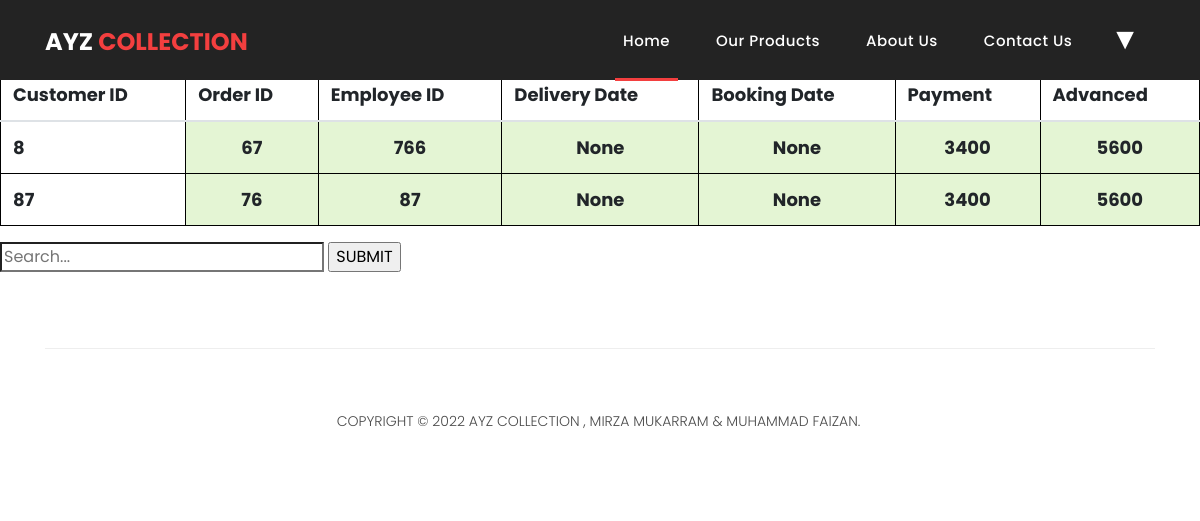
The app's page /Show_orders with its own data.
### database_design.py (models this page shows)
class Order(db.Model):
    __Tablename__ = 'Order'
    cus_id = db.Column(db.Integer, db.ForeignKey(Customer.cus_id), nullable=False)
    order_id = db.Column(db.Integer, primary_key=True, autoincrement=True, nullable=False)
    emp_id = db.Column(db.Integer)
    delivery_date = db.Column(db.String(15))
    booking_date = db.Column(db.String(15))
    advanced = db.Column(db.Integer)
    payment = db.Column(db.Integer)
    def json(self):
        return {'cus_id': self.cus_id,
                'order_id': self.order_id,
                'emp_id': self.emp_id,
                'delivery_date': self.delivery_date,
                'booking_date': self.booking_date,
                'advanced': self.advanced,
                'payment': self.payment}

### test.py (the view)
@app.route("/Show_orders", methods=['GET', 'POST', 'DELETE'])
def show_order_entries():
    result = get_all_orders()
    return render_template('Order_show.html', books=result)

### database_design.py (called while the page is built)
def get_all_orders():
    return [Order.json(order) for order in Order.query.all()]

### templates/Order_show.html (shortened to what this page needs)
<html lang="en">
<head>
</head>
<body>
</body>
</html>
<!DOCTYPE html>
<html lang="en">
<head>
    <link href="static/css/bootstrap.min.css" rel="stylesheet">
    <link rel="stylesheet" href="static/css/fontawesome.css">
    <link rel="stylesheet" href="static/css/templatemo-sixteen.css">
    <link rel="stylesheet" href="static/css/owl.css">
</head>
<body>
<header class="">
    <nav class="navbar navbar-expand-lg">
        <div class="container">
            <a class="navbar-brand" href="{{url_for('login')}}"><h2>AYZ <em>COLLECTION</em></h2></a>
            <div class="collapse navbar-collapse" id="navbarResponsive">
                <ul class="navbar-nav ml-auto">
                    <li class="nav-item active">
                        <a class="nav-link" href="{{url_for('home')}}">Home
                        </a>
                    </li>
                    <li class="nav-item">
                        <a class="nav-link" href="{{url_for('product')}}">Our Products</a>
                    </li>
                    <li class="nav-item">
                        <a class="nav-link" href="{{url_for('about')}}">About Us</a>
                    </li>
                    <li class="nav-item">
                        <a class="nav-link" href="{{url_for('contact')}}">Contact Us</a>
                    </li>
                    <li class="nav-item">
                        <div class="dropdown">
                            <span class="dropbtn">&#9660</span>
                        </div>
                    </li>
                </ul>
            </div>
        </div>
    </nav>
</header>
<section>
    <h1>Suit Sizes</h1>
    <table id='table'>
        <table class="table">
            <thead>
            <tr>
                <th scope="col">Customer ID</th>
                <th scope="col">Order ID</th>
                <th scope="col">Employee ID</th>
                <th scope="col">Delivery Date</th>
                <th scope="col">Booking Date</th>
                <th scope="col">Payment</th>
                <th scope="col">Advanced</th>
            </tr>
            </thead>
            {% for book in books %}
            <tr>
                <th scope="row">{{book.cus_id}}</th>
                <td>{{book.order_id}}
                </td>
                <td>{{book.emp_id}}
                </td>
                <td>{{book.delivery_date}}
                </td>
                <td>{{book.booking_date}}
                </td>
                <td>{{book.advanced}}
                </td>
                <td>{{book.payment}}
                </td>
            </tr>
            {% endfor %}
        </table>
</section>
<form action="/form2" method="POST">
  <input type="search" id="query" name="q"
   placeholder="Search..."
   aria-label="Search through site content">
  <input type="submit" onclick="validateForm()" value="SUBMIT" name="submit1"/>
</form>
<footer>
    <div class="container">
        <div class="row">
            <div class="col-md-12">
                <div class="inner-content">
                    <p>Copyright &copy; 2022 AYZ COLLECTION , MIRZA MUKARRAM & MUHAMMAD FAIZAN.
                           </p>
                </div>
            </div>
        </div>
    </div>
</footer>
</body>
</html>

### static/css/templatemo-sixteen.css (style rules this page uses)
body { font-family: 'Poppins', sans-serif; overflow-x: hidden; text-rendering: optimizeLegibility; -webkit-font-smoothing: antialiased; -moz-osx-font-smoothing: grayscale; }
p { margin-bottom: 0px; font-size: 14px; font-weight: 300; color: #4a4a4a; line-height: 24px; }
a { text-decoration: none!important; }
ul { padding: 0; margin: 0; list-style: none; }
h1,h2,h3,h4,h5,h6 { margin: 0px; }
header { position: absolute; z-index: 99999; width: 100%; height: 80px; background-color: #232323; -webkit-transition: all 0.3s ease-in-out 0s; -moz-transition: all 0.3s ease-in-out 0s; -o-transition: all 0.3s ease-in-out 0s; transition: all 0.3s ease-in-out 0s; }
header .navbar { padding: 17px 0px; }
.navbar .navbar-brand { float: left; margin-top: -12px; outline: none; }
.navbar .navbar-brand h2 { color: #fff; text-transform: uppercase; font-size: 24px; font-weight: 700; -webkit-transition: all .3s ease 0s; -moz-transition: all .3s ease 0s; -o-transition: all .3s ease 0s; transition: all .3s ease 0s; }
.navbar .navbar-brand h2 em { font-style: normal; color: #f33f3f; }
#navbarResponsive { z-index: 999; }
.navbar-collapse { text-align: center; }
.navbar .navbar-nav .nav-item { margin: 0px 15px; }
.navbar .navbar-nav a.nav-link { text-transform: capitalize; font-size: 15px; font-weight: 500; letter-spacing: 0.5px; color: #fff; transition: all 0.5s; margin-top: 5px; }
.navbar .navbar-nav .nav-link:hover, .navbar .navbar-nav .active>.nav-link, .navbar .navbar-nav .nav-link.active, .navbar .navbar-nav .nav-link.show, .navbar .navbar-nav .show>.nav-link { color: #fff; padding-bottom: 25px; border-bottom: 3px solid #f33f3f; }
footer { text-align: center; }
footer .inner-content { border-top: 1px solid #eee; margin-top: 60px; padding: 60px 0px; }
footer .inner-content p { text-transform: uppercase; }
.dropbtn { border-radius: 10px; color: white; margin-top: 9%; font-size: 30px; border: none; }
.dropdown { position: relative; display: inline-block; }

### templates/Order_show.html (style rules this page uses)
table { margin: 0 auto; margin-top:10px; font-size: large; border: 1px solid black; }
h1 { text-align: center; color: #006600; font-size: large; font-family: 'Gill Sans', 'Gill Sans MT', ' Calibri', 'Trebuchet MS', 'sans-serif'; }
td { background-color: #E4F5D4; border: 1px solid black; }
th, td { font-weight: bold; border: 1px solid black; padding: 10px; text-align: center; }
td { font-weight: bold; }

### records on screen
Order: cus_id "8", order_id "67", emp_id "766", delivery_date "None", booking_date "None", advanced "3400", payment "5600"
Order: cus_id "87", order_id "76", emp_id "87", delivery_date "None", booking_date "None", advanced "3400", payment "5600"
